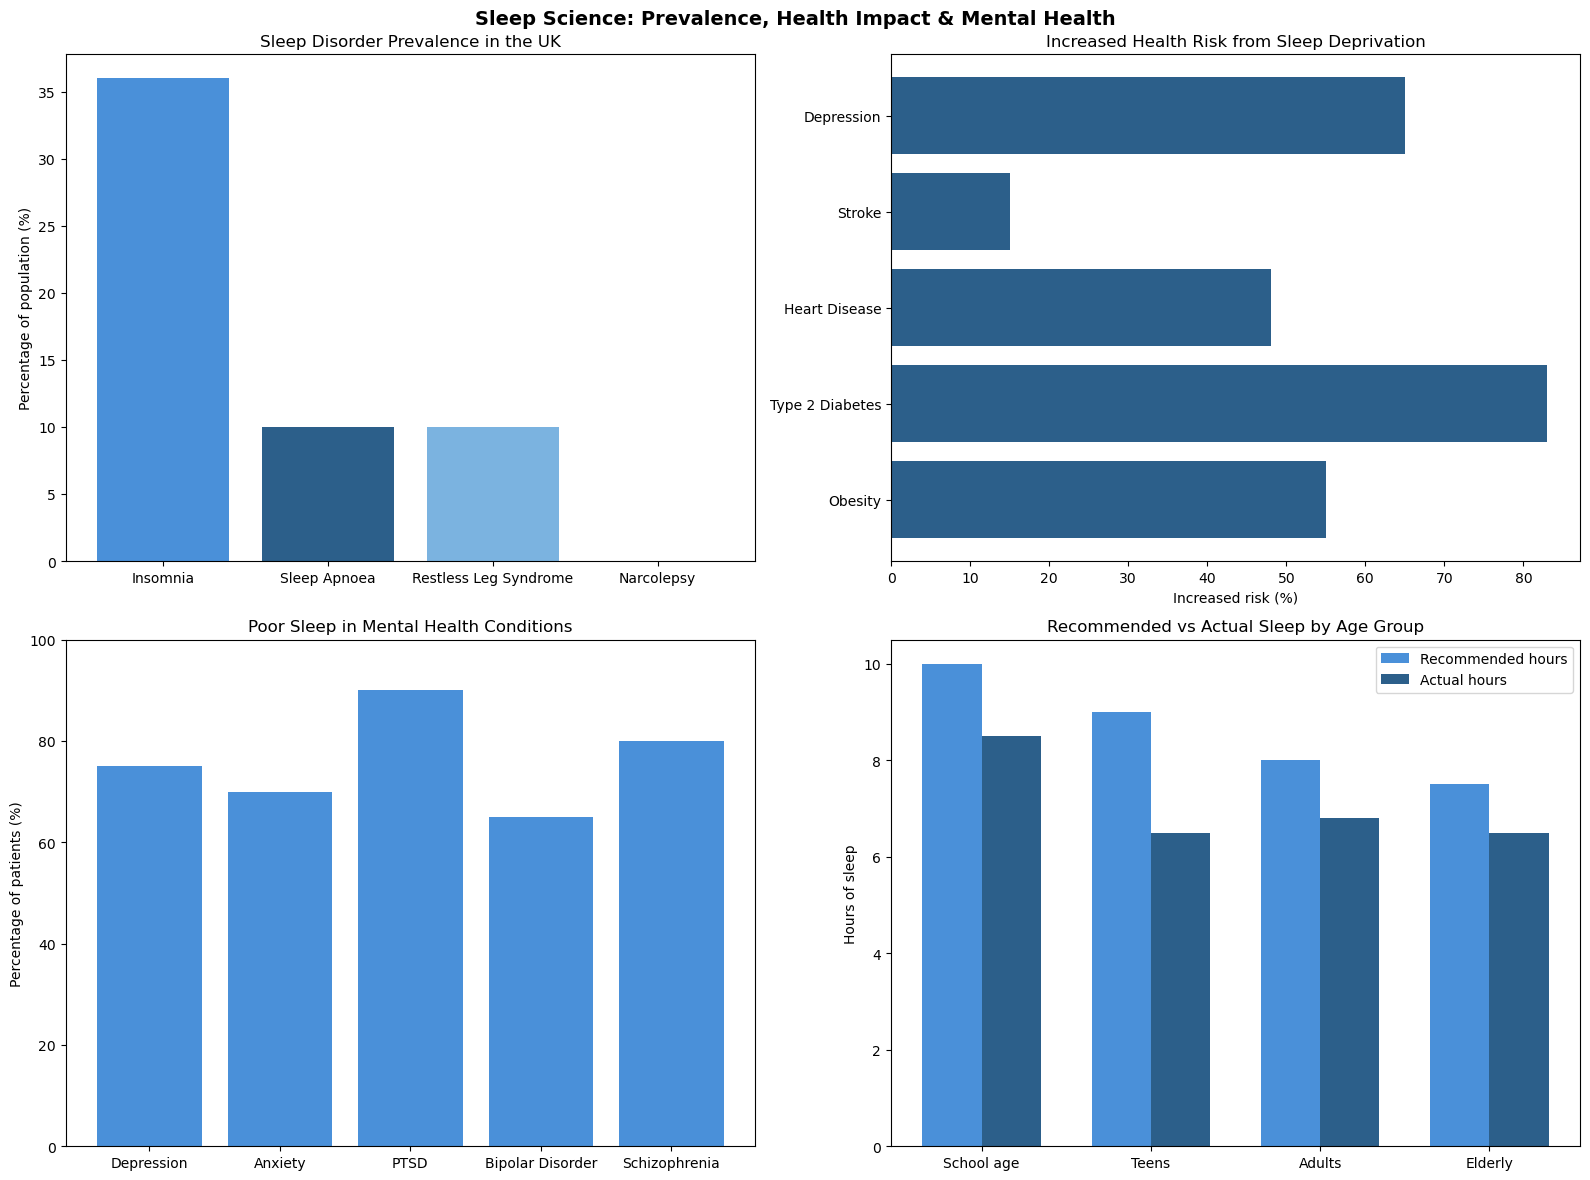

The Python source for this figure:
import matplotlib
matplotlib.use('Agg')
import matplotlib.pyplot as plt
import pandas as pd

disorders = ['Insomnia', 'Sleep Apnoea', 'Restless Leg Syndrome', 'Narcolepsy']
prevalence = [36, 10, 10, 0.03]

health_outcomes = ['Obesity', 'Type 2 Diabetes', 'Heart Disease', 'Stroke', 'Depression']
risk_increase = [55, 83, 48, 15, 65]

conditions = ['Depression', 'Anxiety', 'PTSD', 'Bipolar Disorder', 'Schizophrenia']
poor_sleep_percentage = [75, 70, 90, 65, 80]

age_groups = ['School age', 'Teens', 'Adults', 'Elderly']
recommended = [10, 9, 8, 7.5]
actual = [8.5, 6.5, 6.8, 6.5]

fig, ((ax1, ax2), (ax3, ax4)) = plt.subplots(2, 2, figsize=(16, 12))
fig.suptitle('Sleep Science: Prevalence, Health Impact & Mental Health', fontsize=14, fontweight='bold')

ax1.bar(disorders, prevalence, color=['#4A90D9', '#2C5F8A', '#7BB3E0', '#1A3A5C'])
ax1.set_title('Sleep Disorder Prevalence in the UK')
ax1.set_ylabel('Percentage of population (%)')

ax2.barh(health_outcomes, risk_increase, color='#2C5F8A')
ax2.set_title('Increased Health Risk from Sleep Deprivation')
ax2.set_xlabel('Increased risk (%)')

ax3.bar(conditions, poor_sleep_percentage, color='#4A90D9')
ax3.set_title('Poor Sleep in Mental Health Conditions')
ax3.set_ylabel('Percentage of patients (%)')
ax3.set_ylim(0, 100)

x = range(len(age_groups))
width = 0.35
ax4.bar([i - width/2 for i in x], recommended, width, label='Recommended hours', color='#4A90D9')
ax4.bar([i + width/2 for i in x], actual, width, label='Actual hours', color='#2C5F8A')
ax4.set_title('Recommended vs Actual Sleep by Age Group')
ax4.set_ylabel('Hours of sleep')
ax4.set_xticks(x)
ax4.set_xticklabels(age_groups)
ax4.legend()

plt.tight_layout()
plt.savefig('sleep_science.png', bbox_inches='tight')
print("Chart saved!")
